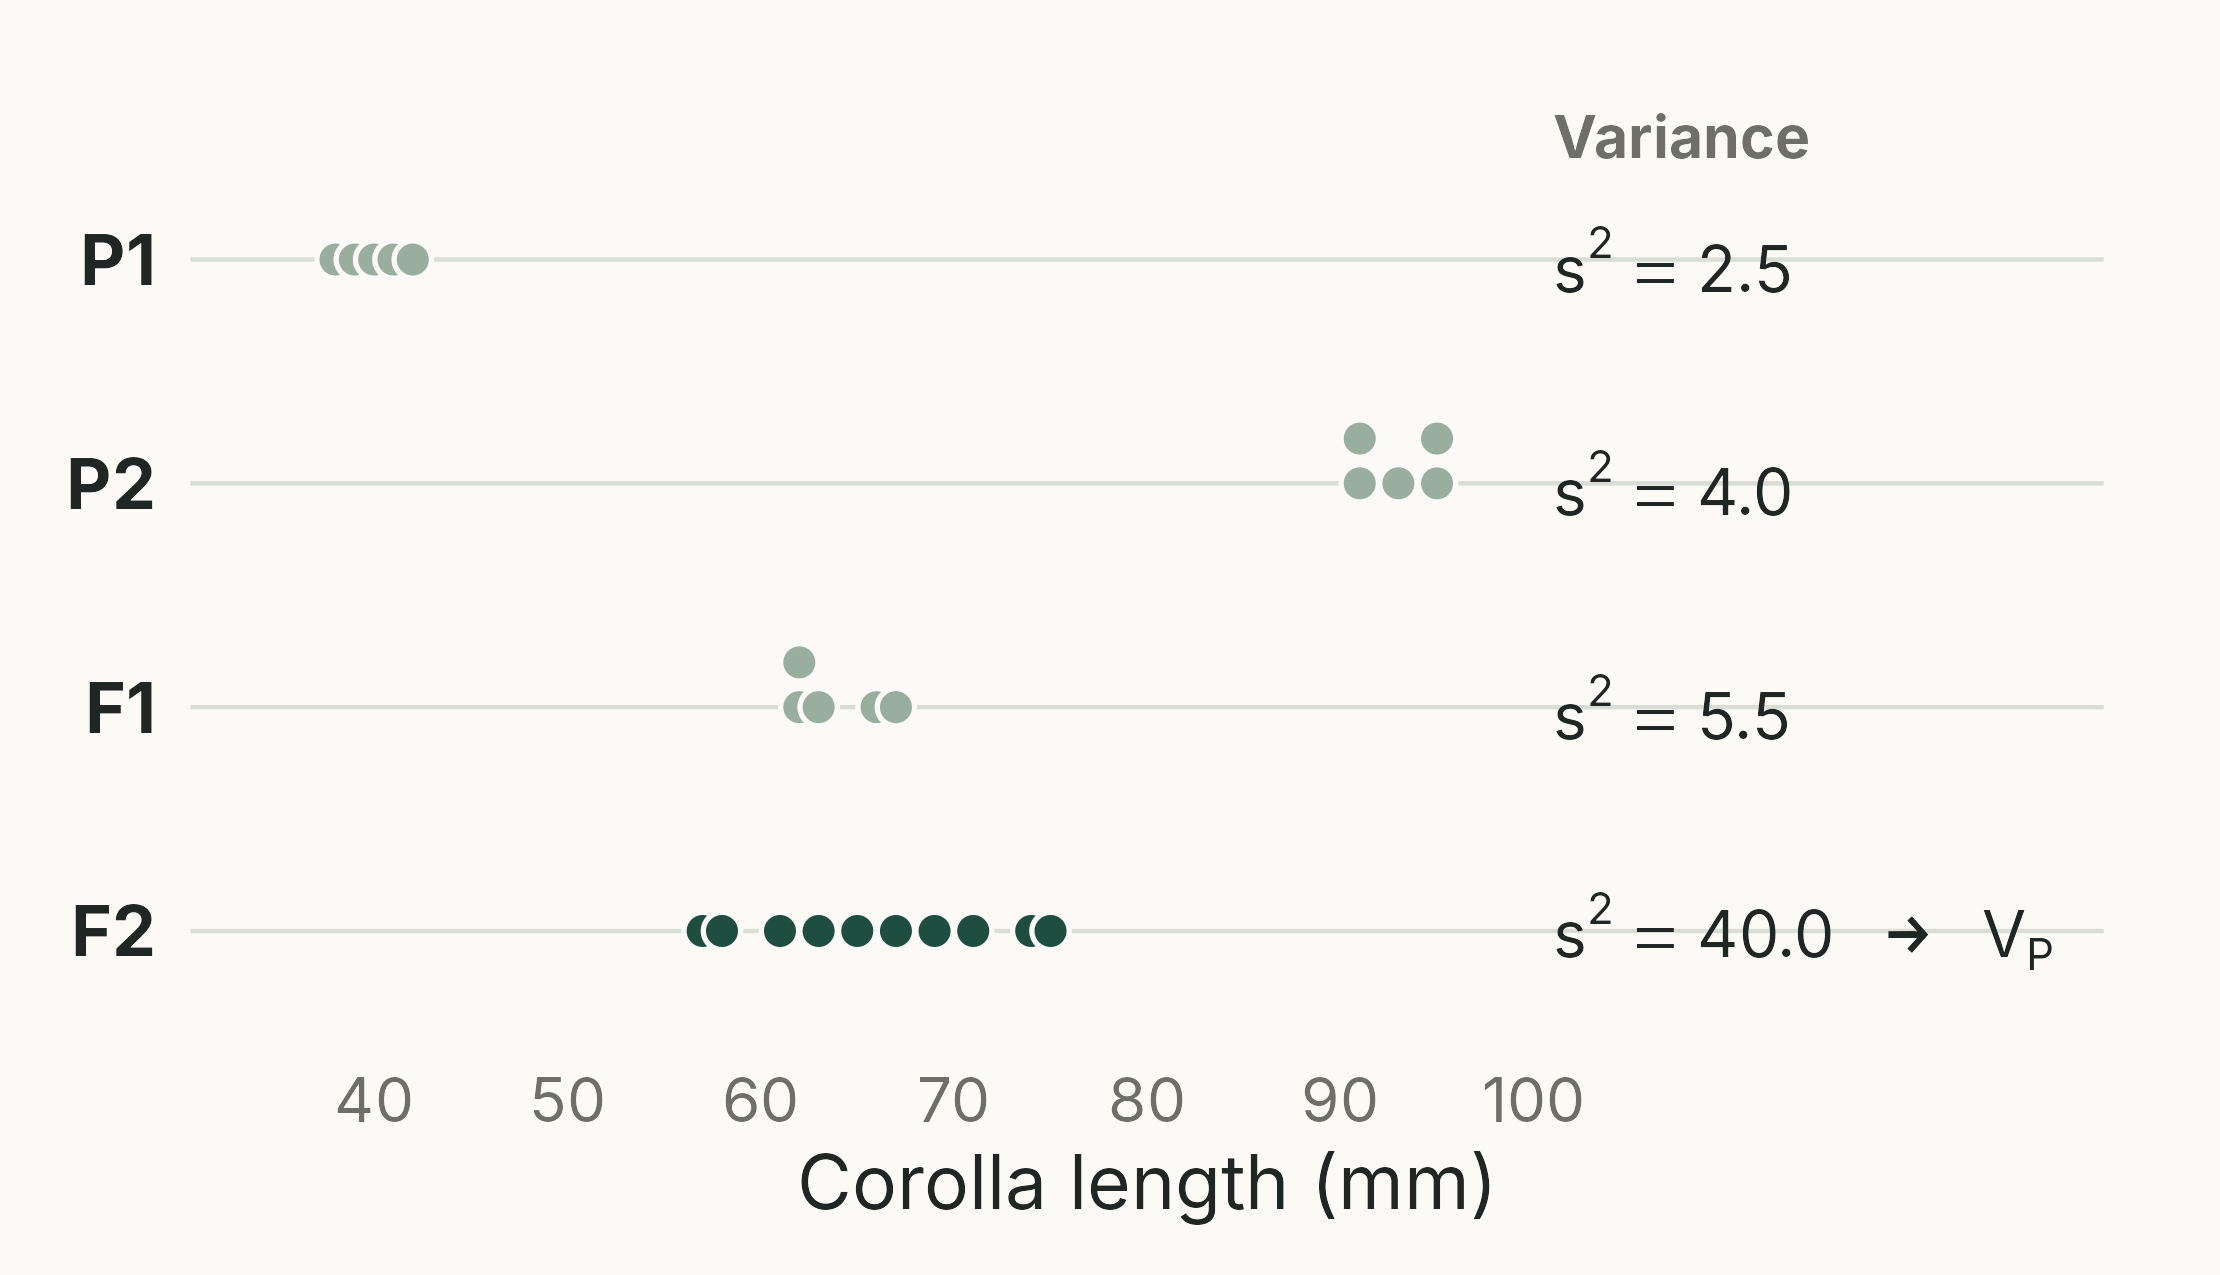

Generate this figure with R:
# Slide "Worked example: partitioning the variance": toy data, small enough to calculate by hand.
# ILLUSTRATIVE values (not East's data), chosen so the arithmetic is simple:
#   P1, P2 and F1 are genetically uniform, so their variances estimate V_E;
#   V_E = (2.5 + 4.0 + 5.5) / 3 = 4.0. The F2 variance is V_P = 40.0, so V_G = 36.0 (90%).
# Sample variances (n - 1 denominator), as returned by var() in R.
source("R/theme_bb512.R")
fam <- "Avenir Next"

d <- rbind(
  data.frame(group = "P1",  x = c(38, 39, 40, 41, 42)),
  data.frame(group = "P2",  x = c(91, 91, 93, 95, 95)),
  data.frame(group = "F1",  x = c(62, 62, 63, 66, 67)),
  data.frame(group = "F2",  x = c(57, 58, 61, 63, 65, 67, 69, 71, 74, 75))
)
rows <- c("P1", "P2", "F1", "F2")
d$row <- match(d$group, rev(rows))
# stack tied values so every plant is visible
d$k <- ave(d$x, d$group, d$x, FUN = seq_along) - 1
d$y <- d$row + 0.2 * d$k
d$uniform <- d$group != "F2"

v <- aggregate(x ~ group, d, var)
v$row <- match(v$group, rev(rows))
v$lab <- ifelse(v$group == "F2",
                sprintf('s^2 == "%.1f" ~ "" %%->%% "" ~ V[P]', v$x),
                sprintf('s^2 == "%.1f"', v$x))
v$lab[v$group == "F1"] <- sprintf('s^2 == "%.1f"', v$x[v$group == "F1"])
stopifnot(isTRUE(all.equal(mean(v$x[v$group != "F2"]), 4)), isTRUE(all.equal(v$x[v$group == "F2"], 40)))

p <- ggplot2::ggplot(d, ggplot2::aes(x, y)) +
  ggplot2::geom_point(ggplot2::aes(fill = uniform), shape = 21, size = 3.6, stroke = 0.9, colour = bb512$bg) +
  ggplot2::scale_fill_manual(values = c(`TRUE` = bb512$sage, `FALSE` = bb512$forest), guide = "none") +
  ggplot2::geom_text(data = v, ggplot2::aes(x = 101, y = row, label = lab), parse = TRUE,
                     hjust = 0, family = fam, size = 5.4, colour = bb512$ink) +
  ggplot2::annotate("text", x = 101, y = 4.55, label = "Variance", hjust = 0, family = fam,
                    size = 5, fontface = "bold", colour = bb512$grey) +
  ggplot2::scale_y_continuous(breaks = 1:4, labels = rev(rows), limits = c(0.7, 4.7)) +
  ggplot2::scale_x_continuous(limits = c(35, 125), breaks = seq(40, 100, 10)) +
  ggplot2::coord_cartesian(clip = "off") +
  ggplot2::labs(x = "Corolla length (mm)", y = NULL) +
  theme_bb512() +
  ggplot2::theme(panel.grid.major.y = ggplot2::element_line(colour = bb512$grid, linewidth = 0.5),
                 axis.line = ggplot2::element_blank(),
                 axis.text.y = ggplot2::element_text(size = 17, face = "bold", colour = bb512$ink))
save_bb512(p, "10_toy_variance", layout = "takeaway")
